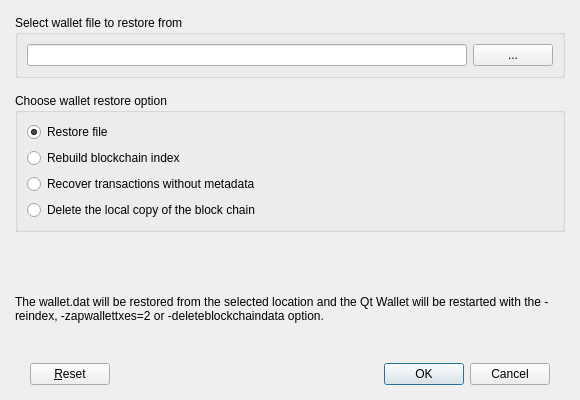
<?xml version="1.0" encoding="UTF-8"?>
<ui version="4.0">
 <class>RestoreDialog</class>
 <widget class="QDialog" name="RestoreDialog">
  <property name="geometry">
   <rect>
    <x>0</x>
    <y>0</y>
    <width>580</width>
    <height>400</height>
   </rect>
  </property>
  <property name="windowTitle">
   <string>Restore Wallet</string>
  </property>
  <layout class="QVBoxLayout" name="verticalLayout_3">
   <property name="spacing">
    <number>0</number>
   </property>
   <property name="leftMargin">
    <number>0</number>
   </property>
   <property name="topMargin">
    <number>0</number>
   </property>
   <property name="rightMargin">
    <number>0</number>
   </property>
   <property name="bottomMargin">
    <number>0</number>
   </property>
   <item>
    <layout class="QVBoxLayout" name="verticalLayout_2">
     <property name="spacing">
      <number>15</number>
     </property>
     <property name="leftMargin">
      <number>15</number>
     </property>
     <property name="topMargin">
      <number>15</number>
     </property>
     <property name="rightMargin">
      <number>15</number>
     </property>
     <property name="bottomMargin">
      <number>15</number>
     </property>
     <item>
      <widget class="QGroupBox" name="gbWalletPath">
       <property name="title">
        <string>Select wallet file to restore from</string>
       </property>
       <layout class="QHBoxLayout" name="horizontalLayout">
        <item>
         <widget class="QLineEdit" name="txtWalletPath">
          <property name="readOnly">
           <bool>true</bool>
          </property>
         </widget>
        </item>
        <item>
         <widget class="QPushButton" name="toolWalletPath">
          <property name="text">
           <string>...</string>
          </property>
         </widget>
        </item>
       </layout>
      </widget>
     </item>
     <item>
      <widget class="QGroupBox" name="groupBox">
       <property name="sizePolicy">
        <sizepolicy hsizetype="Preferred" vsizetype="Maximum">
         <horstretch>0</horstretch>
         <verstretch>0</verstretch>
        </sizepolicy>
       </property>
       <property name="title">
        <string>Choose wallet restore option</string>
       </property>
       <layout class="QVBoxLayout" name="verticalLayout">
        <item>
         <widget class="QRadioButton" name="rbRestoreFile">
          <property name="sizePolicy">
           <sizepolicy hsizetype="Minimum" vsizetype="Preferred">
            <horstretch>0</horstretch>
            <verstretch>0</verstretch>
           </sizepolicy>
          </property>
          <property name="text">
           <string>Restore file</string>
          </property>
          <property name="checked">
           <bool>true</bool>
          </property>
         </widget>
        </item>
        <item>
         <widget class="QRadioButton" name="rbReindex">
          <property name="sizePolicy">
           <sizepolicy hsizetype="Minimum" vsizetype="Preferred">
            <horstretch>0</horstretch>
            <verstretch>0</verstretch>
           </sizepolicy>
          </property>
          <property name="text">
           <string>Rebuild blockchain index</string>
          </property>
         </widget>
        </item>
        <item>
         <widget class="QRadioButton" name="rbZapWallet">
          <property name="sizePolicy">
           <sizepolicy hsizetype="Minimum" vsizetype="Preferred">
            <horstretch>0</horstretch>
            <verstretch>0</verstretch>
           </sizepolicy>
          </property>
          <property name="text">
           <string>Recover transactions without metadata</string>
          </property>
         </widget>
        </item>
        <item>
         <widget class="QRadioButton" name="rbLocalDeleteData">
          <property name="sizePolicy">
           <sizepolicy hsizetype="Minimum" vsizetype="Preferred">
            <horstretch>0</horstretch>
            <verstretch>0</verstretch>
           </sizepolicy>
          </property>
          <property name="text">
           <string>Delete the local copy of the block chain</string>
          </property>
         </widget>
        </item>
       </layout>
      </widget>
     </item>
     <item>
      <spacer name="verticalSpacer_2">
       <property name="orientation">
        <enum>Qt::Vertical</enum>
       </property>
       <property name="sizeType">
        <enum>QSizePolicy::MinimumExpanding</enum>
       </property>
       <property name="sizeHint" stdset="0">
        <size>
         <width>20</width>
         <height>20</height>
        </size>
       </property>
      </spacer>
     </item>
     <item>
      <widget class="QLabel" name="lblInfo">
       <property name="text">
        <string>The wallet.dat will be restored from the selected location and the Qt Wallet will be restarted with the -reindex, -zapwallettxes=2 or -deleteblockchaindata option.</string>
       </property>
       <property name="wordWrap">
        <bool>true</bool>
       </property>
      </widget>
     </item>
    </layout>
   </item>
   <item>
    <widget class="QWidget" name="buttonsContainerWhite" native="true">
     <layout class="QHBoxLayout" name="horizontalLayout_2">
      <property name="leftMargin">
       <number>30</number>
      </property>
      <property name="topMargin">
       <number>25</number>
      </property>
      <property name="rightMargin">
       <number>30</number>
      </property>
      <property name="bottomMargin">
       <number>15</number>
      </property>
      <item>
       <widget class="QPushButton" name="btnReset">
        <property name="text">
         <string>&amp;Reset</string>
        </property>
       </widget>
      </item>
      <item>
       <spacer name="horizontalSpacer">
        <property name="orientation">
         <enum>Qt::Horizontal</enum>
        </property>
        <property name="sizeHint" stdset="0">
         <size>
          <width>196</width>
          <height>20</height>
         </size>
        </property>
       </spacer>
      </item>
      <item>
       <widget class="QDialogButtonBox" name="btnBoxRestore">
        <property name="standardButtons">
         <set>QDialogButtonBox::Cancel|QDialogButtonBox::Ok</set>
        </property>
       </widget>
      </item>
     </layout>
    </widget>
   </item>
  </layout>
 </widget>
 <resources/>
 <connections/>
</ui>
